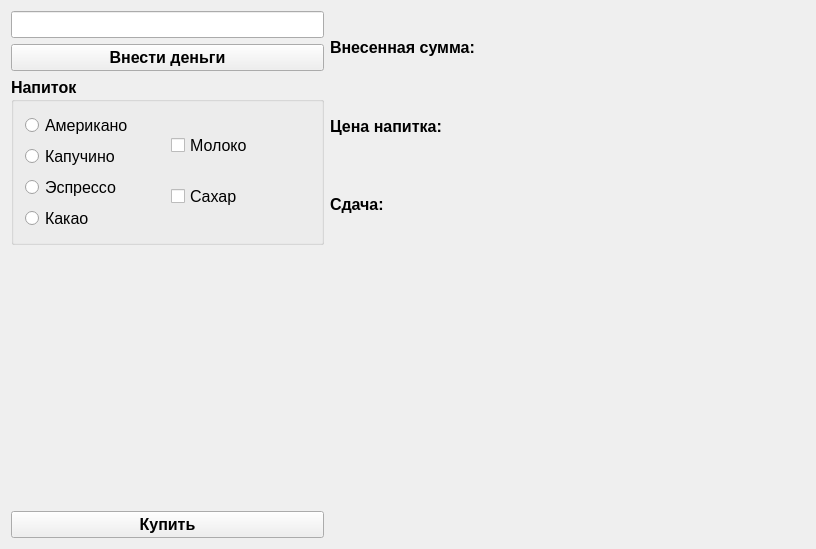
<?xml version="1.0" encoding="UTF-8"?>
<ui version="4.0">
 <class>MainWindow</class>
 <widget class="QMainWindow" name="MainWindow">
  <property name="geometry">
   <rect>
    <x>0</x>
    <y>0</y>
    <width>816</width>
    <height>549</height>
   </rect>
  </property>
  <property name="windowTitle">
   <string>MainWindow</string>
  </property>
  <widget class="QWidget" name="centralWidget">
   <layout class="QHBoxLayout" name="horizontalLayout" stretch="2,2,1">
    <item>
     <layout class="QVBoxLayout" name="verticalLayout_4">
      <item>
       <layout class="QVBoxLayout" name="verticalLayout_2">
        <item>
         <widget class="QLineEdit" name="leDeposit">
          <property name="font">
           <font>
            <pointsize>12</pointsize>
            <weight>75</weight>
            <bold>true</bold>
           </font>
          </property>
         </widget>
        </item>
        <item>
         <widget class="QPushButton" name="btnDeposit">
          <property name="font">
           <font>
            <pointsize>12</pointsize>
            <weight>75</weight>
            <bold>true</bold>
           </font>
          </property>
          <property name="text">
           <string>Внести деньги</string>
          </property>
         </widget>
        </item>
        <item>
         <widget class="QGroupBox" name="rbGroupBox">
          <property name="font">
           <font>
            <pointsize>12</pointsize>
            <weight>75</weight>
            <bold>true</bold>
           </font>
          </property>
          <property name="title">
           <string>Напиток</string>
          </property>
          <layout class="QHBoxLayout" name="horizontalLayout_2">
           <item>
            <layout class="QVBoxLayout" name="verticalLayout">
             <item>
              <widget class="QRadioButton" name="rbAmericano">
               <property name="font">
                <font>
                 <pointsize>12</pointsize>
                 <weight>50</weight>
                 <bold>false</bold>
                </font>
               </property>
               <property name="text">
                <string>Американо</string>
               </property>
               <attribute name="buttonGroup">
                <string notr="true">bgBeverage</string>
               </attribute>
              </widget>
             </item>
             <item>
              <widget class="QRadioButton" name="rbCapuchino">
               <property name="font">
                <font>
                 <pointsize>12</pointsize>
                 <weight>50</weight>
                 <bold>false</bold>
                </font>
               </property>
               <property name="text">
                <string>Капучино</string>
               </property>
               <attribute name="buttonGroup">
                <string notr="true">bgBeverage</string>
               </attribute>
              </widget>
             </item>
             <item>
              <widget class="QRadioButton" name="rbEspresso">
               <property name="font">
                <font>
                 <pointsize>12</pointsize>
                 <weight>50</weight>
                 <bold>false</bold>
                </font>
               </property>
               <property name="text">
                <string>Эспрессо</string>
               </property>
               <attribute name="buttonGroup">
                <string notr="true">bgBeverage</string>
               </attribute>
              </widget>
             </item>
             <item>
              <widget class="QRadioButton" name="rbCacao">
               <property name="font">
                <font>
                 <pointsize>12</pointsize>
                 <weight>50</weight>
                 <bold>false</bold>
                </font>
               </property>
               <property name="text">
                <string>Какао</string>
               </property>
               <attribute name="buttonGroup">
                <string notr="true">bgBeverage</string>
               </attribute>
              </widget>
             </item>
            </layout>
           </item>
           <item>
            <layout class="QVBoxLayout" name="verticalLayout_3">
             <item>
              <widget class="QCheckBox" name="cbMilk">
               <property name="font">
                <font>
                 <pointsize>12</pointsize>
                 <weight>50</weight>
                 <bold>false</bold>
                </font>
               </property>
               <property name="text">
                <string>Молоко</string>
               </property>
              </widget>
             </item>
             <item>
              <widget class="QCheckBox" name="cbSugar">
               <property name="font">
                <font>
                 <pointsize>12</pointsize>
                 <weight>50</weight>
                 <bold>false</bold>
                </font>
               </property>
               <property name="text">
                <string>Сахар</string>
               </property>
              </widget>
             </item>
            </layout>
           </item>
          </layout>
         </widget>
        </item>
        <item>
         <spacer name="verticalSpacer">
          <property name="orientation">
           <enum>Qt::Vertical</enum>
          </property>
          <property name="sizeHint" stdset="0">
           <size>
            <width>20</width>
            <height>40</height>
           </size>
          </property>
         </spacer>
        </item>
        <item>
         <widget class="QPushButton" name="btnBuy">
          <property name="font">
           <font>
            <pointsize>12</pointsize>
            <weight>75</weight>
            <bold>true</bold>
           </font>
          </property>
          <property name="text">
           <string>Купить</string>
          </property>
         </widget>
        </item>
       </layout>
      </item>
     </layout>
    </item>
    <item>
     <layout class="QVBoxLayout" name="verticalLayout_5" stretch="1,1,1,4">
      <item>
       <widget class="QLabel" name="label_3">
        <property name="font">
         <font>
          <pointsize>12</pointsize>
          <weight>75</weight>
          <bold>true</bold>
         </font>
        </property>
        <property name="text">
         <string>Внесенная сумма: </string>
        </property>
       </widget>
      </item>
      <item>
       <widget class="QLabel" name="label_2">
        <property name="font">
         <font>
          <pointsize>12</pointsize>
          <weight>75</weight>
          <bold>true</bold>
         </font>
        </property>
        <property name="text">
         <string>Цена напитка:</string>
        </property>
       </widget>
      </item>
      <item>
       <widget class="QLabel" name="label">
        <property name="font">
         <font>
          <pointsize>12</pointsize>
          <weight>75</weight>
          <bold>true</bold>
         </font>
        </property>
        <property name="text">
         <string>Сдача:</string>
        </property>
       </widget>
      </item>
      <item>
       <widget class="QLabel" name="beverageImg">
        <property name="styleSheet">
         <string notr="true">image: url(:/img/Res/Americano.png);</string>
        </property>
        <property name="text">
         <string/>
        </property>
       </widget>
      </item>
     </layout>
    </item>
    <item>
     <layout class="QVBoxLayout" name="verticalLayout_6">
      <item>
       <widget class="QLabel" name="sugarImg">
        <property name="styleSheet">
         <string notr="true"/>
        </property>
        <property name="text">
         <string/>
        </property>
       </widget>
      </item>
      <item>
       <widget class="QLabel" name="milkImg">
        <property name="styleSheet">
         <string notr="true"/>
        </property>
        <property name="text">
         <string/>
        </property>
       </widget>
      </item>
     </layout>
    </item>
   </layout>
  </widget>
 </widget>
 <layoutdefault spacing="6" margin="11"/>
 <resources/>
 <connections/>
 <buttongroups>
  <buttongroup name="bgBeverage"/>
 </buttongroups>
</ui>
